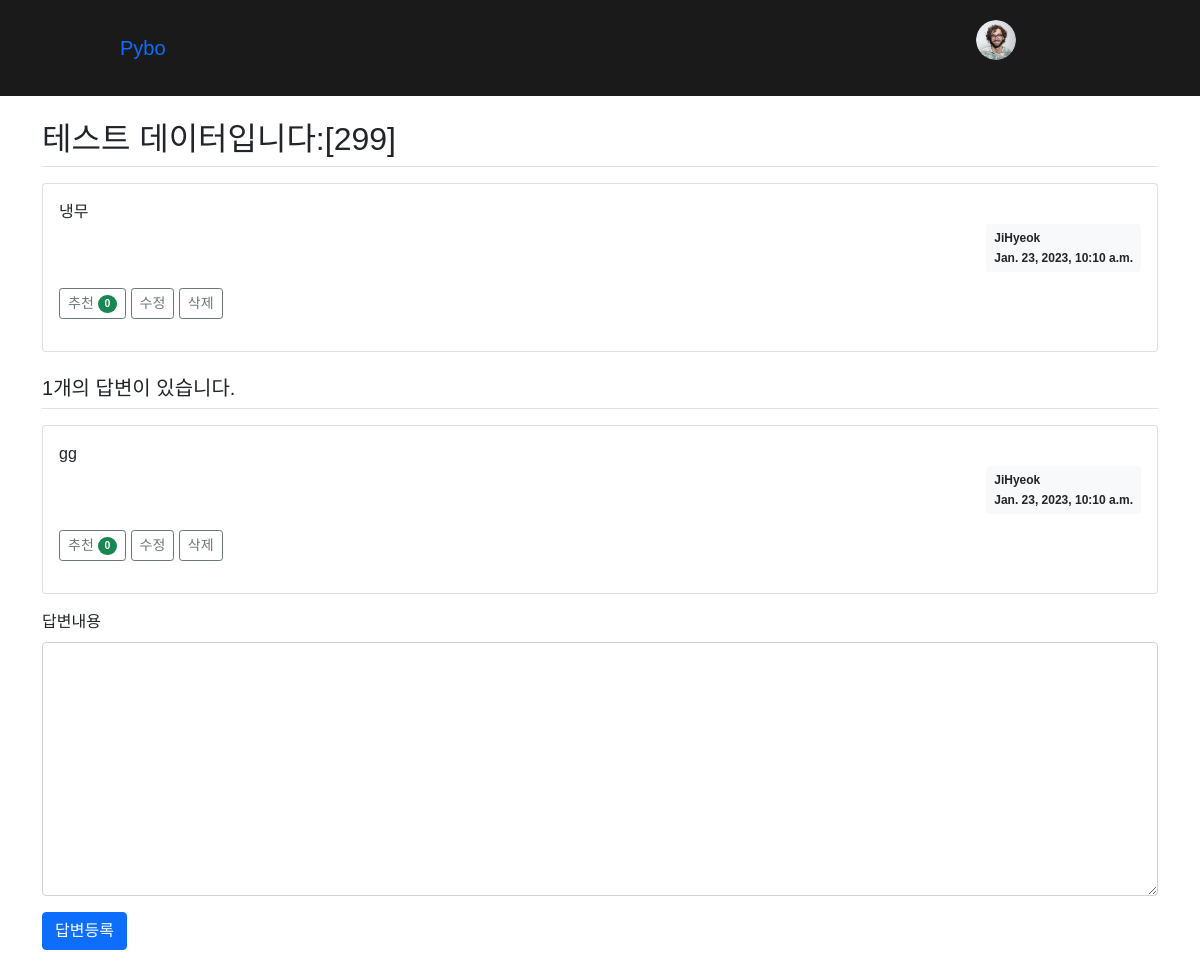
Screenshot of /pybo/4/ (signed in) with the database file from the repository.
### pybo/models.py (models this page shows, shortened)
class Question(models.Model):
    modify_date = models.DateTimeField(null=True, blank=True)
    author = models.ForeignKey(User, on_delete=models.CASCADE, related_name='author_question')
    subject = models.CharField(max_length=200)
    content = models.TextField()
    create_date = models.DateTimeField()
    voter = models.ManyToManyField(User, related_name='voter_question')  # 추천인 추가
    category = models.ForeignKey(Category, on_delete=models.CASCADE, related_name='category_question')

class Answer(models.Model):
    modify_date = models.DateTimeField(null=True, blank=True)
    author = models.ForeignKey(User, on_delete=models.CASCADE, related_name='author_answer')
    question = models.ForeignKey(Question, on_delete=models.CASCADE)
    content = models.TextField()
    create_date = models.DateTimeField()
    voter = models.ManyToManyField(User, related_name='voter_answer')

### pybo/views.py (the view)
# urls.py: path('<int:question_id>/', views.detail, name='detail'),
def detail(request, question_id):
    question = get_object_or_404(Question, pk=question_id)
    context = {'question': question}
    return render(request, 'pybo/question_detail.html', context)

### templates/pybo/question_detail.html (shortened to what this page needs)
{% extends 'base.html' %}
{% block content %}
<div class="container my-3">
    <h2 class="border-bottom py-2">{{ question.subject }}</h2>
    <div class="card my-3">
        <div class="card-body">
            <div class="card-text" style="white-space: pre-line;">{{ question.content }}</div>
            <div class="d-flex justify-content-end">
                <div class="badge bg-light text-dark p-2 text-start">
                    <div class="mb-2">{{ question.author.username }}</div>
                    <div>{{ question.create_date }}</div>
                </div>
            </div>
            <div class="my-3">
                <a href="javascript:void(0)" data-uri="{% url 'pybo:question_vote' question.id  %}"
               class="recommend btn btn-sm btn-outline-secondary"> 추천
                <span class="badge rounded-pill bg-success">{{question.voter.count}}</span>
            </a>
                {% if request.user == question.author %}
                <a href="{% url 'pybo:question_modify' question.id  %}"
                   class="btn btn-sm btn-outline-secondary">수정</a>
                   <a href="javascript:void(0)" class="delete btn btn-sm btn-outline-secondary"
                   data-uri="{% url 'pybo:question_delete' question.id  %}">삭제</a>
                {% endif %}
            </div>
        </div>
    </div>
    <h5 class="border-bottom my-3 py-2">{{question.answer_set.count}}개의 답변이 있습니다.</h5>
    {% for answer in question.answer_set.all %}
    <div class="card my-3">
        <div class="card-body">
            <div class="card-text" style="white-space: pre-line;">{{ answer.content }}</div>
            <div class="d-flex justify-content-end">
                <div class="badge bg-light text-dark p-2 text-start">
                    <div class="mb-2">{{ answer.author.username }}</div>
                    <div>{{ answer.create_date }}</div>
                </div>
            </div>
            <div class="my-3">
                <a href="javascript:void(0)" data-uri="{% url 'pybo:answer_vote' answer.id  %}"
               class="recommend btn btn-sm btn-outline-secondary"> 추천
                <span class="badge rounded-pill bg-success">{{answer.voter.count}}</span>
            </a>
                {% if request.user == answer.author %}
                <a href="{% url 'pybo:answer_modify' answer.id  %}"
                   class="btn btn-sm btn-outline-secondary">수정</a>
                   <a href="#" class="delete btn btn-sm btn-outline-secondary "
                   data-uri="{% url 'pybo:answer_delete' answer.id  %}">삭제</a>
                {% endif %}
            </div>
        </div>
    </div>
    {% endfor %}
    <form action="{% url 'pybo:answer_create' question.id %}" method="post" class="my-3">
        <div class="mb-3">
            <label for="content" class="form-label">답변내용</label>
            <textarea {% if not user.is_authenticated %}disabled{% endif %}
              name="content" id="content" class="form-control" rows="10"></textarea>
        </div>
        <input type="submit" value="답변등록" class="btn btn-primary">
    </form>
</div>
{% endblock %}

### static/style.css (style rules this page uses)
* { margin: 0; padding: 0; font-family: 'Poppins', sans-serif; box-sizing: border-box; }

### rows the page displays
Question: subject "테스트 데이터입니다:[299]", content "냉무", author.username "JiHyeok", create_date "Jan. 23, 2023, 10:10 a.m.", voter.count "0", answer_set.count "1"
Answer: content "gg", author.username "JiHyeok", create_date "Jan. 23, 2023, 10:10 a.m.", voter.count "0", shows "수정"
